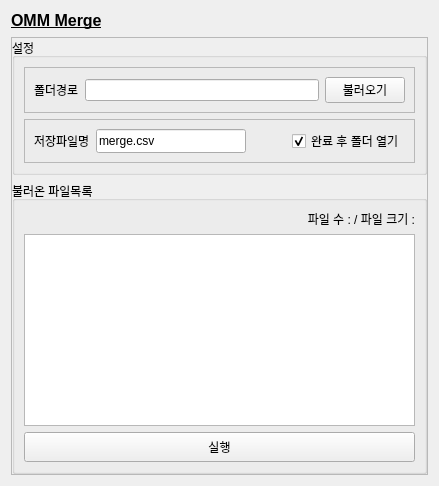
            <widget class="QWidget" name="page_ommmerge">
             <layout class="QVBoxLayout" name="verticalLayout_28">
              <item>
               <widget class="QLabel" name="label_11">
                <property name="minimumSize">
                 <size>
                  <width>0</width>
                  <height>20</height>
                 </size>
                </property>
                <property name="maximumSize">
                 <size>
                  <width>16777215</width>
                  <height>20</height>
                 </size>
                </property>
                <property name="text">
                 <string>&lt;html&gt;&lt;head/&gt;&lt;body&gt;&lt;p&gt;&lt;span style=&quot; font-size:12pt; font-weight:600; text-decoration: underline;&quot;&gt;OMM Merge&lt;/span&gt;&lt;/p&gt;&lt;/body&gt;&lt;/html&gt;</string>
                </property>
               </widget>
              </item>
              <item>
               <widget class="QFrame" name="frame_16">
                <property name="frameShape">
                 <enum>QFrame::StyledPanel</enum>
                </property>
                <property name="frameShadow">
                 <enum>QFrame::Raised</enum>
                </property>
                <layout class="QVBoxLayout" name="verticalLayout_31">
                 <property name="leftMargin">
                  <number>0</number>
                 </property>
                 <property name="topMargin">
                  <number>0</number>
                 </property>
                 <property name="rightMargin">
                  <number>0</number>
                 </property>
                 <property name="bottomMargin">
                  <number>0</number>
                 </property>
                 <item>
                  <widget class="QGroupBox" name="groupBox_22">
                   <property name="title">
                    <string>설정</string>
                   </property>
                   <layout class="QVBoxLayout" name="verticalLayout_30">
                    <item>
                     <widget class="QFrame" name="frame_25">
                      <property name="frameShape">
                       <enum>QFrame::StyledPanel</enum>
                      </property>
                      <property name="frameShadow">
                       <enum>QFrame::Raised</enum>
                      </property>
                      <layout class="QHBoxLayout" name="horizontalLayout_17">
                       <item>
                        <widget class="QLabel" name="label_12">
                         <property name="text">
                          <string>폴더경로</string>
                         </property>
                        </widget>
                       </item>
                       <item>
                        <widget class="QLineEdit" name="line_omm_path"/>
                       </item>
                       <item>
                        <widget class="QPushButton" name="btn_omm_load">
                         <property name="text">
                          <string>불러오기</string>
                         </property>
                        </widget>
                       </item>
                      </layout>
                     </widget>
                    </item>
                    <item>
                     <widget class="QFrame" name="frame_27">
                      <property name="frameShape">
                       <enum>QFrame::StyledPanel</enum>
                      </property>
                      <property name="frameShadow">
                       <enum>QFrame::Raised</enum>
                      </property>
                      <layout class="QHBoxLayout" name="horizontalLayout_19">
                       <item>
                        <widget class="QLabel" name="label_13">
                         <property name="text">
                          <string>저장파일명</string>
                         </property>
                        </widget>
                       </item>
                       <item>
                        <widget class="QLineEdit" name="line_omm_savefilename">
                         <property name="minimumSize">
                          <size>
                           <width>150</width>
                           <height>0</height>
                          </size>
                         </property>
                         <property name="maximumSize">
                          <size>
                           <width>150</width>
                           <height>11111111</height>
                          </size>
                         </property>
                         <property name="text">
                          <string>merge.csv</string>
                         </property>
                        </widget>
                       </item>
                       <item>
                        <spacer name="horizontalSpacer_5">
                         <property name="orientation">
                          <enum>Qt::Horizontal</enum>
                         </property>
                         <property name="sizeHint" stdset="0">
                          <size>
                           <width>40</width>
                           <height>20</height>
                          </size>
                         </property>
                        </spacer>
                       </item>
                       <item>
                        <widget class="QCheckBox" name="check_omm_openfolder">
                         <property name="text">
                          <string>완료 후 폴더 열기</string>
                         </property>
                         <property name="checked">
                          <bool>true</bool>
                         </property>
                        </widget>
                       </item>
                      </layout>
                     </widget>
                    </item>
                   </layout>
                  </widget>
                 </item>
                 <item>
                  <widget class="QGroupBox" name="groupBox_21">
                   <property name="title">
                    <string>불러온 파일목록</string>
                   </property>
                   <layout class="QVBoxLayout" name="verticalLayout_29">
                    <item>
                     <widget class="QLabel" name="label_omm_fileinfo">
                      <property name="text">
                       <string>파일 수 : / 파일 크기 :</string>
                      </property>
                      <property name="alignment">
                       <set>Qt::AlignRight|Qt::AlignTrailing|Qt::AlignVCenter</set>
                      </property>
                     </widget>
                    </item>
                    <item>
                     <widget class="QListWidget" name="list_omm_filelist"/>
                    </item>
                    <item>
                     <widget class="QPushButton" name="btn_omm_run">
                      <property name="minimumSize">
                       <size>
                        <width>0</width>
                        <height>30</height>
                       </size>
                      </property>
                      <property name="text">
                       <string>실행</string>
                      </property>
                     </widget>
                    </item>
                   </layout>
                  </widget>
                 </item>
                </layout>
               </widget>
              </item>
             </layout>
            </widget>
